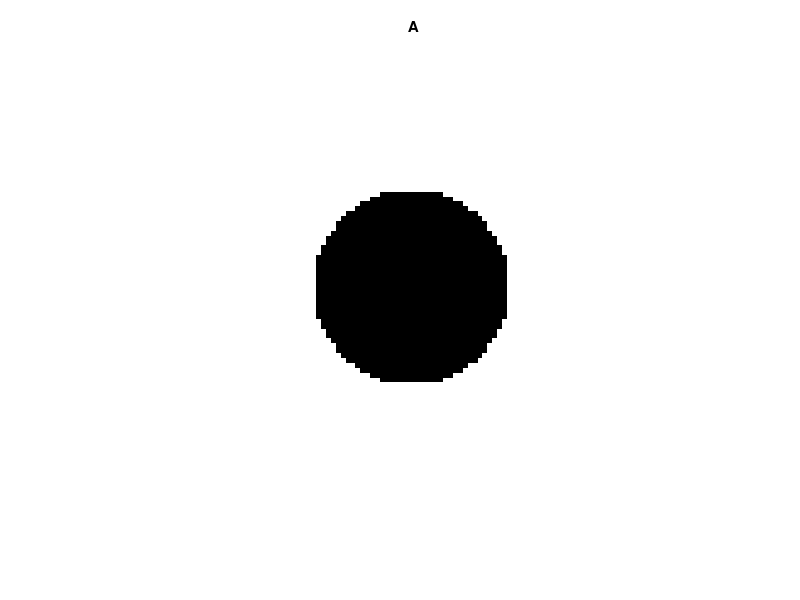
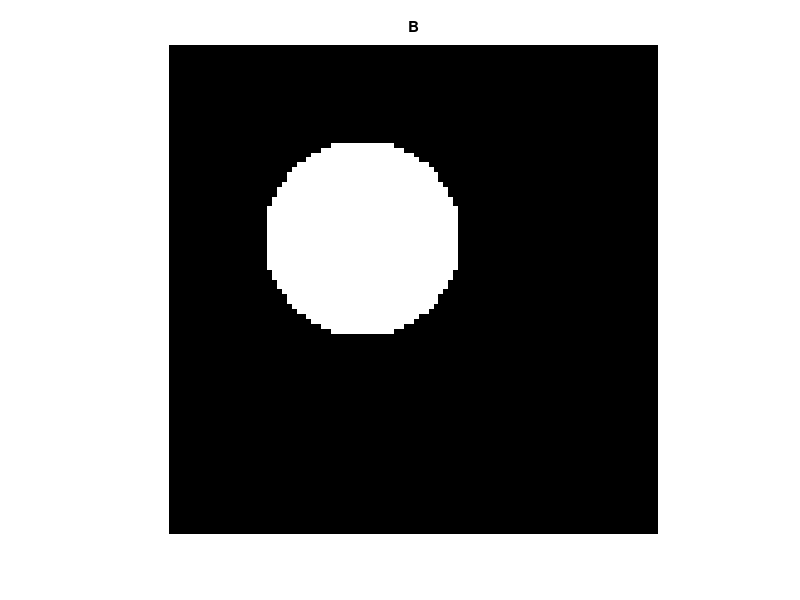
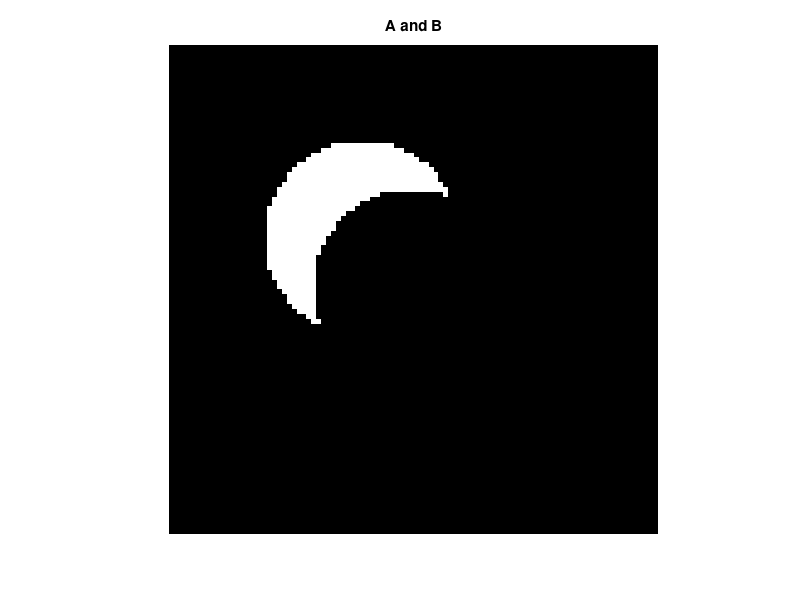
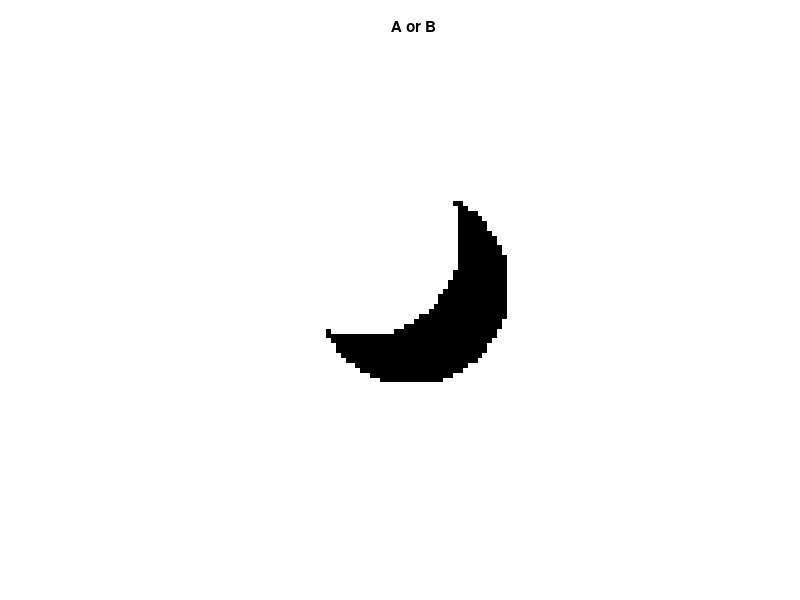

Here is the MATLAB script that generated these plots, in order: (Note: this script raises an error after producing the figures.)
% ECE210A_Assignment_III
% Kevin Kerliu
clear;
close all;
clc;
%%
%%%

% Question 1 
% Lunar Eclipse 
% This question guides you through some basic image processing techniques 
% in MATLAB. You will create interesting images with relational and 
% logical indexing, as well as the imshow function to visualize what
% you have created.

% Create a 100 x 100 A where its contents are all ones.

A = ones(100,100);

% Create a 100 x 100 B where its contents are all zeros.

B = zeros(100,100);

% In matrix A, set the values of entry aij equal to 0 if
% sqrt((i - 50)^2 + (j - 50)^2) < 20. 
% Hint : meshgrid would be useful in creating the indices.

i = 1:100;
j = 1:100;
[I,J] = meshgrid(i,j);

if1 = logical(sqrt(((I-50).^2) + ((J-50).^2)) < 20);
A(if1) = 0;  

% In matrix B, set the values of entry aij equal to 1 if
% sqrt((i - 40)^2 + (j - 40)^2) < 20. 

if2 = logical(sqrt(((I-40).^2) + ((J-40).^2)) < 20);
B(if2) = 1;

% Visualize the following results with figure and imshow. 
% Describe each of the results with one sentence each.
% - A
figure;
imshow(A);
title("A");
% - B
figure;
imshow(B);
title("B");
% - Intersection between A and B
figure
imshow(A & B);
title("A and B");
% - Union between A and B
figure;
imshow(A | B);
title("A or B");
% - Complement of intersection between A and B
figure;
imshow(~(A&B));
title("A nand B");
% - Complement of union between A and B
figure;
imshow(~(A | B));
title("A nor B");

%%%
%%
%%%

% Question 2
% Fun with Find
% Write a function to return the value and index of a number in a 
% vector / matrix that is closest to a desired value. The function should
% be called as [val; ind] = findClosest(x; desiredValue). This function 
% can be accomplished in less than five lines. You will find abs, min 
% and/or find useful.
% Hint: You may have some trouble using min when x is a matrix.
% To convert the matrix to a vector, you can use y = x(:). Show that it 
% works by finding the value closest to 3/2 (and index of said value) in
% sin( linspace(0,5,100) ) + 1.

[val, ind] = findClosest(sin( linspace(0,5,100) ) + 1, 3/2);


%%%
%%
%%%

% Question 3
% Sincing Ship
% Here we will look at a function near and dear to the signal processing 
% community's heart - the cardinal sine function, or sinc. You are going 
% to implement your own functions to find the local extremum and roots.

% Sample a sinc with 10001 linearly spaced points on [-2pi; 2pi] using the 
% sinc function. Create a plot using plot(x,y).

x = linspace(-2*pi, 2*pi, 10001);
y = sinc(x);

figure;
plot(x, y);
title("y = sinc(x)");

% Create a function (either anonymously or in another file) which locates 
% the indices at which the input vector transitions from one sign to 
% another. Note: This can be done in one line of code but it is 
% trecherousFF. For one scenario the vector has a positive value and then
% a negative value, i.e. v(n) > 0 and v(n + 1) < 0. The root occurs 
% somewhere in between, you can pick either n or n + 1. We could loop 
% through and check this condition at every point - don't do that. Instead 
% think of a way to use logical indexing: You will want to write 
% conditions on the vector and some kind of shifted version of itself. 
% Beware however, when you do this you will have non-overlapping points. 
% It is up to you to figure out what to with them.

% In other file

% Apply your function to the sinc you created. Find the roots (x and y 
% coordinates) and plot them as black circles on top of the sinc using 
% plot(xRoots,yRoots,'ko'). (Make sure your axis is tight.)

apply = signChange(y);

xRoots = x(apply);
yRoots = y(apply);

hold on
plot(xRoots,yRoots,'ko');

% Now we are interested in finding the extremum. (Local minimums and 
% maximums.) Apply your function to the approximate derivative of your 
% sinc to obtain them, then plot them as red stars on top of the sinc 
% using plot(xMinMax,yMinMax,'r*').

dy = diff(y);

local = signChange(dy);
xMinMax = x(local);
yMinMax = y(local);

hold on
plot(xMinMax, yMinMax, 'r*')
%%%